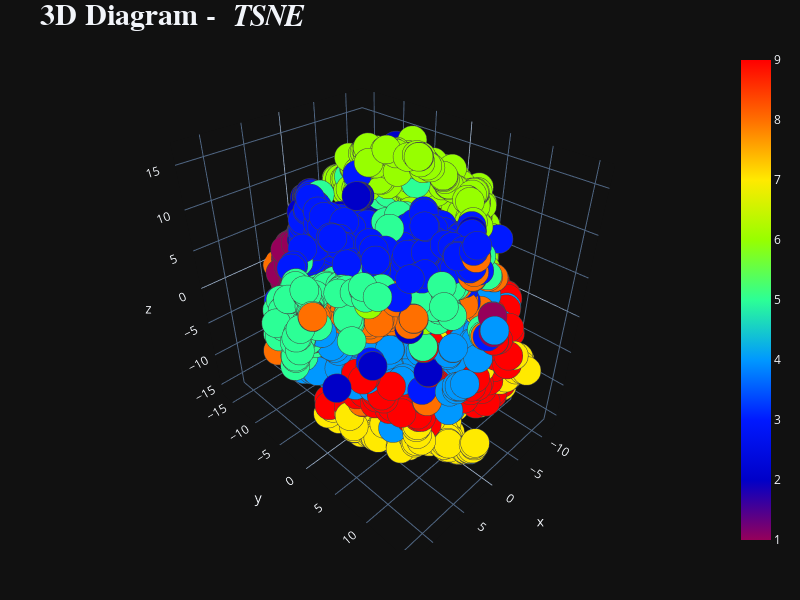

The cell this chart's notebook holds for it:
### Code cell
plot_3d(tsne[:, 0],tsne[:, 1],tsne[:, 2], "TSNE")

### Figure 1 — Plotly figure (JSON) as saved in the notebook; plotly's stock layout.template omitted (floating-point values rounded to 4 significant figures; data arrays with more than 128 entries replaced by an {"elided": "..."} marker saying what was removed)
{"data": [{"marker": {"color": {"elided": "3000 int values"}, "colorscale": [[0, "rgb(150,0,90)"], [0.125, "rgb(0,0,200)"], [0.25, "rgb(0,25,255)"], [0.375, "rgb(0,152,255)"], [0.5, "rgb(44,255,150)"], [0.625, "rgb(151,255,0)"], [0.75, "rgb(255,234,0)"], [0.875, "rgb(255,111,0)"], [1, "rgb(255,0,0)"]], "line": {"width": 1}, "opacity": 1, "showscale": true, "size": 10}, "mode": "markers", "type": "scatter3d", "x": {"elided": "3000 float values"}, "y": {"elided": "3000 float values"}, "z": {"elided": "3000 float values"}}], "layout": {"height": 600, "hovermode": "closest", "margin": {"b": 50, "l": 50, "r": 50, "t": 50}, "title": {"font": {"family": "Times New Roman", "size": 30}, "text": "<b>3D Diagram - <i> TSNE </i> </b>"}, "width": 800}}
